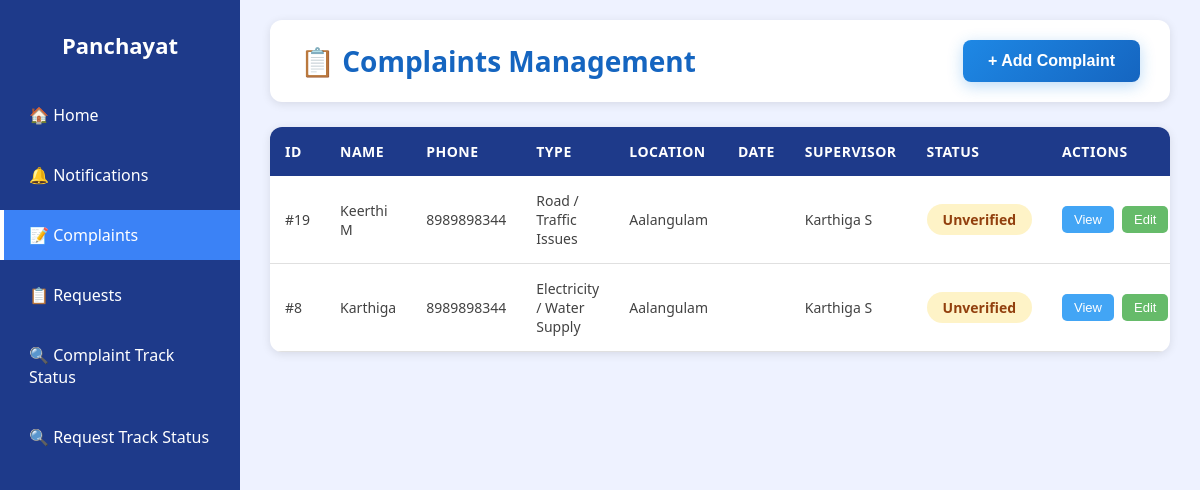
The page /complaint/ on the database its author committed.
### myapp/models.py (models this page shows, shortened)
class Complaint(models.Model):
    user = models.CharField(max_length=100,null=True)
    phone = models.CharField(max_length=100,null=True)
    address = models.TextField(max_length=255, null=True)
    location = models.CharField(max_length=255, null=True)
    complaint_type = models.CharField(max_length=100, null=True)
    description = models.TextField(max_length=500, null=True)
    file = models.FileField(upload_to='complaints/', blank=True, null=True)
    date_time = models.DateTimeField(default=timezone.now)
    supervisor_name= models.CharField(max_length=100,null=True)
    status = models.CharField(
        max_length=20,
        default='unverified'
    )

### myapp/views.py (the view, shortened to what this page needs)
# urls.py: path("complaint/", views.complaint_form, name="complaint_form"),
def complaint_form(request):
    supervisors = Supervisor.objects.all()
    area = Area.objects.all()
    complaints = Complaint.objects.all().order_by('-date_time')
    return render(request, "complaint_form.html", {
        "supervisors": supervisors,
        "area": area,
        "complaints": complaints
    })

### myapp/templates/complaint_form.html (shortened to what this page needs)
<!DOCTYPE html>
<html lang="en">
<head>
</head>
<body>
  <div class="sidebar">
    <h2>Panchayat</h2>
    <a href="{% url 'Mainpage' %}">🏠 Home</a>
    <a href="{% url 'notification_page2' %}">🔔 Notifications</a>
    <a href="{% url 'complaint_form' %}" class="active">📝 Complaints</a>
    <a href="{% url 'requestform' %}">📋 Requests</a>
     <a href="{% url 'Trackstatus' %}">🔍 Complaint Track Status</a>
  <a href="{% url 'Trackstatus2' %}">🔍 Request Track Status</a>
  </div>
  <div class="main-content">
    <div class="page-header">
      <h1>📋 Complaints Management</h1>
      <button class="add-complaint-btn" onclick="openAddModal()">+ Add Complaint</button>
    </div>
    <div class="table-container">
      <table>
        <thead>
          <tr>
            <th>ID</th>
            <th>Name</th>
            <th>Phone</th>
            <th>Type</th>
            <th>Location</th>
            <th>Date</th>
            <th>Supervisor</th>
            <th>Status</th>
            <th>Actions</th>
          </tr>
        </thead>
        <tbody>
          {% if complaints %}
            {% for complaint in complaints %}
              <tr>
                <td>#{{ complaint.id }}</td>
                <td>{{ complaint.user }}</td>
                <td>{{ complaint.phone }}</td>
                <td>{{ complaint.complaint_type }}</td>
                <td>{{ complaint.location }}</td>
                <td>{{ complaint.datetime|date:"d/m/Y" }}</td>
                <td>{{ complaint.supervisor_name }}</td>
                <td>
                  <span class="status-badge status-{{ complaint.status|lower }}">
                    {{ complaint.status }}
                  </span>
                </td>
                <td>
                  <div class="action-buttons">
                    <button class="view-btn" onclick='viewComplaint({{ complaint.id }}, "{{ complaint.user }}", "{{ complaint.phone }}", "{{ complaint.address }}", "{{ complaint.supervisor_name }}", "{{ complaint.complaint_type }}", "{{ complaint.location }}", "{{ complaint.datetime|date:"Y-m-d\TH:i" }}", "{{ complaint.description }}", "{{ complaint.status }}")'>View</button>
                    <button class="edit-btn" onclick='editComplaint({{ complaint.id }}, "{{ complaint.user }}", "{{ complaint.phone }}", "{{ complaint.address }}", "{{ complaint.supervisor_name }}", "{{ complaint.complaint_type }}", "{{ complaint.location }}", "{{ complaint.datetime|date:"Y-m-d\TH:i" }}", "{{ complaint.description }}","{{complaint.status}}")'>Edit</button>
                  </div>
                </td>
              </tr>
            {% endfor %}
          {% endif %}
        </tbody>
      </table>
    </div>
  </div>
</body>
</html>

### myapp/templates/complaint_form.html (style rules this page uses)
* { box-sizing: border-box; margin: 0; padding: 0; }
body { font-family: "Segoe UI", Tahoma, Geneva, Verdana, sans-serif; background: #eef2ff; display: flex; height: 100vh; overflow: hidden; }
.sidebar { width: 240px; background: #1e3a8a; color: white; padding-top: 30px; display: flex; flex-direction: column; position: fixed; left: 0; top: 0; bottom: 0; z-index: 100; }
.sidebar h2 { text-align: center; margin-bottom: 25px; font-size: 22px; font-weight: bold; }
.sidebar a { display: block; padding: 14px 25px; color: white; text-decoration: none; font-size: 16px; margin: 5px 0; border-left: 4px solid transparent; transition: 0.3s; }
.sidebar a:hover, .sidebar .active { background: #3b82f6; border-left: 4px solid #ffffff; }
.main-content { margin-left: 240px; width: calc(100% - 240px); padding: 20px 30px; overflow-y: auto; height: 100vh; }
.page-header { background: white; padding: 20px 30px; border-radius: 12px; box-shadow: 0 2px 10px rgba(0,0,0,0.1); display: flex; justify-content: space-between; align-items: center; margin-bottom: 25px; }
.page-header h1 { color: #1565c0; font-size: 28px; font-weight: 600; }
.add-complaint-btn { background: linear-gradient(135deg, #1e88e5 0%, #1565c0 100%); color: white; border: none; padding: 12px 25px; border-radius: 8px; font-size: 16px; font-weight: 600; cursor: pointer; transition: all 0.3s; box-shadow: 0 4px 15px rgba(30, 136, 229, 0.3); }
.table-container { background: white; border-radius: 12px; box-shadow: 0 2px 10px rgba(0,0,0,0.1); overflow: hidden; }
table { width: 100%; border-collapse: collapse; }
thead { background: linear-gradient(135deg, #1e3a8a 0%, #1e3a8a 100%); color: white; }
thead th { padding: 15px; text-align: left; font-weight: 600; font-size: 14px; text-transform: uppercase; letter-spacing: 0.5px; }
tbody tr { border-bottom: 1px solid #e0e0e0; transition: background 0.2s; }
tbody td { padding: 15px; color: #424242; font-size: 14px; }
.status-badge { padding: 5px 12px; border-radius: 20px; font-size: 12px; font-weight: 600; display: inline-block; }
.action-buttons { display: flex; gap: 8px; }
.view-btn, .edit-btn, .delete-btn { padding: 6px 12px; border: none; border-radius: 5px; cursor: pointer; font-size: 13px; font-weight: 500; transition: all 0.2s; }
.view-btn { background: #42a5f5; color: white; }
.edit-btn { background: #66bb6a; color: white; }
.status-badge { display: inline-block; padding: 6px 16px; border-radius: 20px; font-size: 14px; font-weight: 600; text-transform: capitalize; }
.status-unverified { background: #fef3c7; color: #92400e; }

### rows shown on the page
Complaint: id "19", user "Keerthi M", phone "8989898344", complaint_type "Road / Traffic Issues", location "Aalangulam", supervisor_name "Karthiga S", status "Unverified"
Complaint: id "8", user "Karthiga", phone "8989898344", complaint_type "Electricity / Water Supply", location "Aalangulam", supervisor_name "Karthiga S", status "Unverified"
